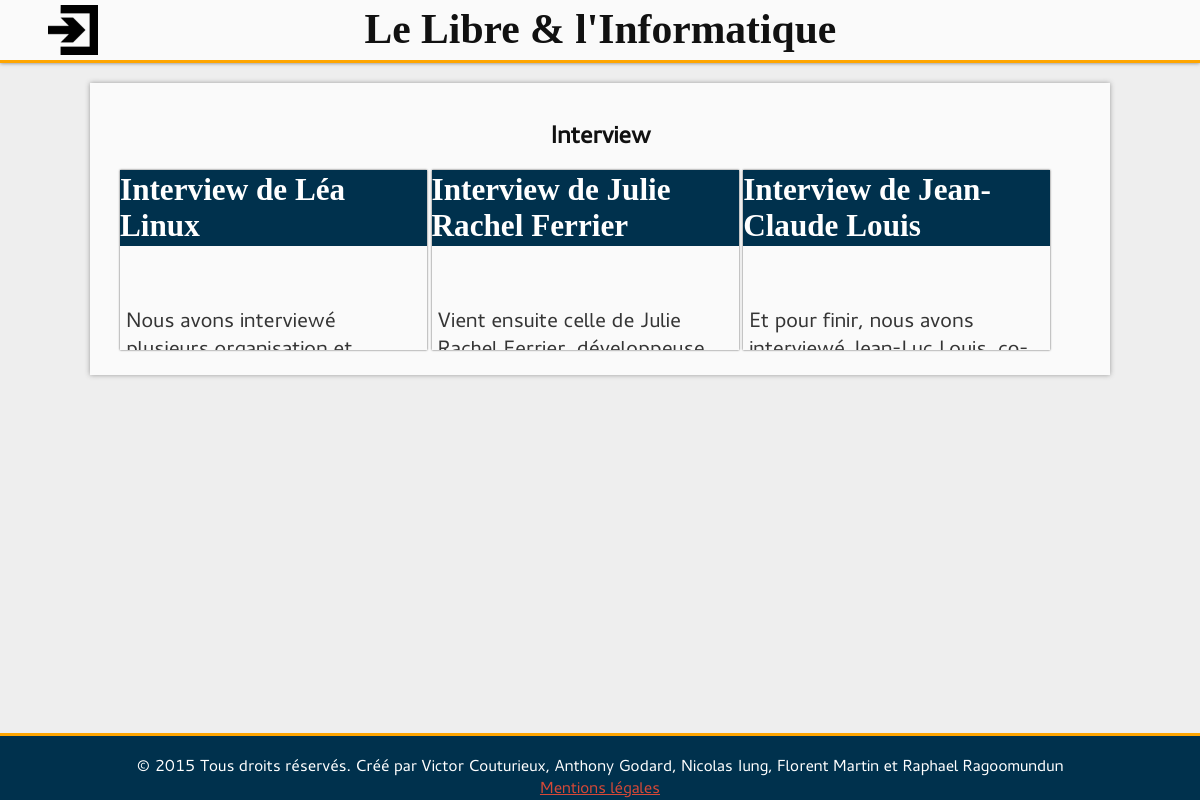
/categorie/?id=3, run on the app's committed database.
### tables this page shows
CREATE TABLE `Categorie` (
  `id_Categorie` int(10) unsigned NOT NULL AUTO_INCREMENT,
  `intitule_Categorie` varchar(255) NOT NULL,
  `description_Categorie` text NOT NULL,
  PRIMARY KEY (`id_Categorie`)
);

CREATE TABLE `Article` (
  `id_Article` int(10) unsigned NOT NULL AUTO_INCREMENT,
  `contenu_Article` text NOT NULL,
  `date_parution_Article` timestamp NOT NULL DEFAULT CURRENT_TIMESTAMP,
  `nom_Article` varchar(255) NOT NULL,
  `Categorie_Article` int(10) unsigned NOT NULL,
  `last_modification_Article` int(10) unsigned NOT NULL,
  `Auteur_Article` int(10) unsigned NOT NULL,
  PRIMARY KEY (`id_Article`,`Categorie_Article`,`last_modification_Article`,`Auteur_Article`),
  KEY `article-categorie-link` (`Categorie_Article`),
  KEY `article-modification-link` (`last_modification_Article`),
  KEY `article-to-author-link` (`Auteur_Article`),
  CONSTRAINT `article-categorie-link` FOREIGN KEY (`Categorie_Article`) REFERENCES `Categorie` (`id_Categorie`),
  CONSTRAINT `article-modification-link` FOREIGN KEY (`last_modification_Article`) REFERENCES `Modification` (`id_Modification`),
  CONSTRAINT `article-to-author-link` FOREIGN KEY (`Auteur_Article`) REFERENCES `Utilisateur` (`id_Utilisateur`)
);

### include/functions.php (called while the page is built, shortened)
<?php
	function connectDB()
	{
		include("config.php");
		$link = new PDO('mysql:host='.$config['mysql']['host'].';port='.$config['mysql']['port'].';dbname='.$config['mysql']['db'].';charset=UTF8;',$config['mysql']['user'],$config['mysql']['password'], array(PDO::ATTR_PERSISTENT=>true));
		return $link;
	}
	function queryDB($req)
	{
		$link = connectDB();
		$que = $link->query($req) or die($req);
		$ret = $que->fetchAll();
		return $ret;
	}

### include/functionCatego.php (called while the page is built, shortened)
<?php
	include_once 'functions.php';
  	function GetCategoryNameByiD($id)
  	{
  		$req = 'SELECT intitule_Categorie
  				FROM Categorie WHERE id_Categorie ='.$id;
  		return queryDB($req)[0]['intitule_Categorie'];
  	}

### include/createTicket.php (called while the page is built, shortened)
<?php
    include_once 'functions.php';
	function getArticleByCategory($id_category)
    {
		$req = 'SELECT id_Article, nom_article, contenu_article
				From Article
				WHERE Categorie_Article = "' . $id_category . '"';
		return queryDB($req);
    }

### include/minArticle.php (the view)
<?php
function displayMinArticle($id, $name, $content, $dir)
{
	$link = $dir . 'article/?id=' . $id;
?>
	<a href="<?php echo $link; ?>" class="pub_link">
		<h2><?php echo $name; ?></h2>
		<p><?php echo html_entity_decode($content); ?></p>
	</a>
<?php
}
?>

### categorie/index.php (shortened to what this page needs)
<?php
include_once('../include/minArticle.php');
include_once('../include/functionCatego.php');
include_once('../include/createTicket.php');
?>
<!DOCTYPE html>
<html lang="fr">
	<head>
		<link rel="stylesheet" href="../style/base.css">
		<link rel="stylesheet" href="../style/minArticle.css">
		<link rel="stylesheet" href="../style/defil.css">
		<link rel="stylesheet" href="../style/categorie.css">
		<link rel="stylesheet" href="../style/input.css">
	</head>
	<body>
		<div id="container">
			<?php require('../include/head.php'); ?>
			<div id="main">
				<section>
				<?php
				if(isset($_GET['id'])):
				$id = htmlentities($_GET['id']);
				$name = GetCategoryNameByiD($id);
				if(!empty($name)):
				?>
				<h1><?php echo $name;?></h1>
				<?php
				$postList = getArticleByCategory($id);
				if(count($postList) < 10)
				{
					$nb = count($postList);
				}else
				{
					$nb = 10;
				}
				for($i = 0; $i < $nb; $i++)
				{
					displayMinArticle($postList[$i]['id_Article'], $postList[$i]['nom_article'], $postList[$i]['contenu_article'], $dir);
				}
				else:
				echo '<p style="text-align:center;">404 cette catégorie n\'éxite pas.</p>';
				http_response_code(404);
				endif;
				else:
				echo '<p style="text-align:center;">Il n\'y a aucune catégorie de sélectionnée.</p>';
				http_response_code(404);
				endif;
				?>
				</section>
			</div>
			<?php
			require('../include/foot.php');
			?>
		</div>
	</body>
</html>

### style/base.css (style rules this page uses)
html, body { font-family: Cantarell, Cantarell_up, sans-serif; color: #353535; margin: 0; height: 100%; background-color: #EEE; }
h1, h2, h3, h4, h5, h6 { color: #111; }
a { color: #D64937; }
#container { min-height: 100%; position: relative; }
#main { padding-bottom: 60px }
section { background-color: #FAFAFA; box-shadow: 0px 0px 5px #999; min-width: 300px; width: 80%; margin: 20px auto; padding: 15px 2.5%; }

### style/minArticle.css (style rules this page uses)
a.pub_link { display: inline-block; min-width: 200px; min-height: 110px; max-height: 180px; width: 100%; margin-bottom: 5px; overflow: hidden; box-shadow: 0 0 2px #555; color: #353535; text-decoration: none; transition: box-shadow 0.15s; }
a.pub_link p { padding: 6px; }
a.pub_link h2 { font-family: serif; background-color: #00314D; margin: 0; color: white; padding: 2px 0; }

### style/defil.css (style rules this page uses)
section h1 { text-align: center; }
a.pub_link { height: 200px; width: 32%; }

### style/categorie.css (style rules this page uses)
section a { text-decoration: none; font-size: 1.3em; }

### data on the page
categorie: intitule_Categorie "Interview"
article: nom_Article "Interview de Léa Linux", contenu_Article "Nous avons interviewé…"
article: nom_Article "Interview de Julie Rachel Ferrier", contenu_Article "Vient ensuite celle de Julie…"
article: nom_Article "Interview de Jean-Claude Louis", contenu_Article "Et pour finir, nous avons…"
